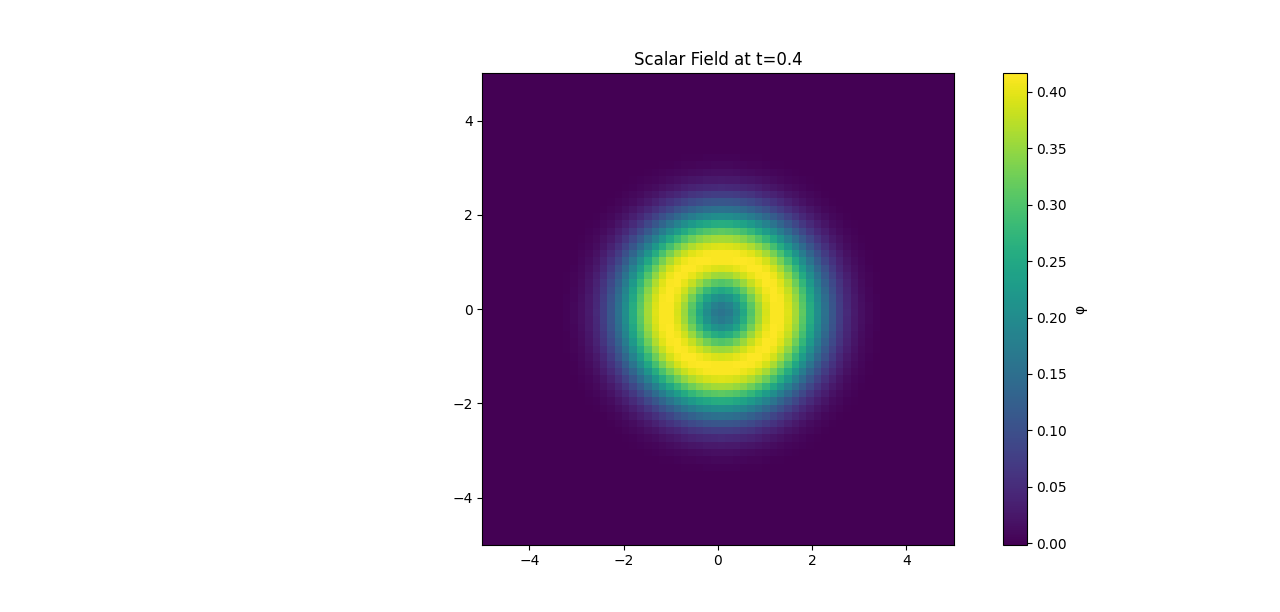

Generate this figure with Python:
import numpy as np
import matplotlib.pyplot as plt
from scipy.fft import fft2, ifft2

# Parameters
N = 64 # Grid Size
L = 10.0 # Box Size
dt = 0.01 # Time step
m = 1.0 # Mass

# Grid
x = np.linspace(-L/2, L/2, N, endpoint=False)
kx = 2 * np.pi * np.fft.fftfreq(N, L/N)
kx, ky = np.meshgrid(kx, kx)

# Initial condition: Gaussian pulse
phi = np.exp(-(x[:, None]**2 + x[None, :]**2) /2)
pi = np.zeros((N, N)) # Momentum

# Dispersion relation
omega = np.sqrt(kx**2 + ky**2 + m**2)

# Time evolution in Fourier space
def evolve (phi, pi, t):
    phi_k = fft2(phi)
    pi_k = fft2(pi)
    phi_k_new = phi_k * np.cos(omega * t) + pi_k * np.sin(omega * t) / omega
    pi_k_new = -phi_k * omega * np.sin(omega * t) + pi_k * omega * np.cos(omega * t)
    return ifft2(phi_k_new).real, ifft2(pi_k_new).real

# Simulate and plot
plt.figure(figsize=(10, 8))
for i in range(5):
    phi, pi = evolve(phi, pi, dt * 10)
    plt.clf()
    plt.imshow(phi, extent=[-L/2, L/2, -L/2, L/2], cmap='viridis')
    plt.title(f'Scalar Field at t={i*0.1:.1f}')
    plt.colorbar(label='φ')
plt.show()
